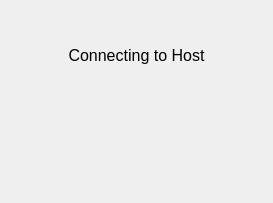
<?xml version="1.0" encoding="UTF-8"?>
<ui version="4.0">
 <class>LoadingScreen</class>
 <widget class="QWidget" name="LoadingScreen">
  <property name="geometry">
   <rect>
    <x>0</x>
    <y>0</y>
    <width>273</width>
    <height>203</height>
   </rect>
  </property>
  <property name="minimumSize">
   <size>
    <width>273</width>
    <height>203</height>
   </size>
  </property>
  <property name="maximumSize">
   <size>
    <width>273</width>
    <height>203</height>
   </size>
  </property>
  <property name="windowTitle">
   <string>LoadingScreen</string>
  </property>
  <layout class="QVBoxLayout" name="verticalLayout">
   <item>
    <widget class="QLabel" name="titleLabel">
     <property name="font">
      <font>
       <pointsize>12</pointsize>
       <weight>50</weight>
       <bold>false</bold>
      </font>
     </property>
     <property name="text">
      <string>Connecting to Host</string>
     </property>
     <property name="alignment">
      <set>Qt::AlignCenter</set>
     </property>
    </widget>
   </item>
   <item>
    <widget class="QLabel" name="animation">
     <property name="text">
      <string/>
     </property>
     <property name="alignment">
      <set>Qt::AlignCenter</set>
     </property>
    </widget>
   </item>
  </layout>
 </widget>
 <resources/>
 <connections/>
</ui>
